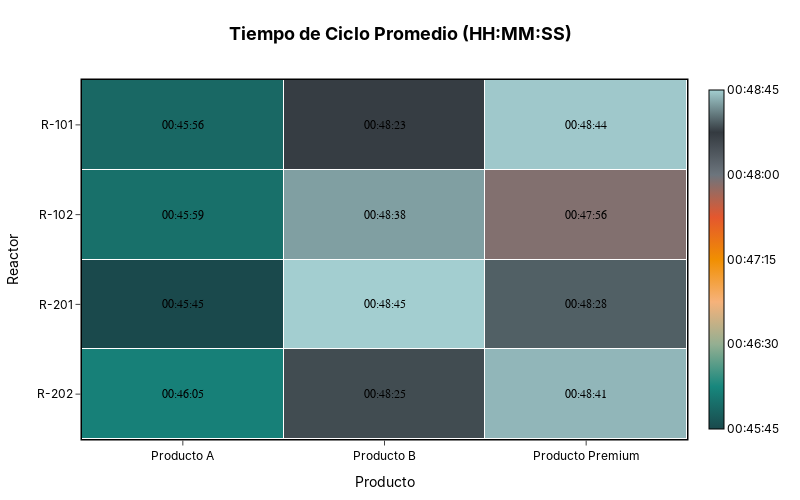

Source (notebook cell):
### Code cell
fig_time = plot_time_heatmap(
    df=df,
    x_col="Producto",
    y_col="Reactor",
    value_col="Tiempo_Ciclo_Sec",
    input_unit="seconds",  # La columna está en segundos
    title="Tiempo de Ciclo Promedio (HH:MM:SS)",
    colorscale=CORPORATE_COLORS
)
fig_time.show()
s3.save_plotly_html(fig_time, "time_heatmap.html")

### Figure 1 — Plotly figure (JSON) as saved in the notebook; plotly's stock layout.template omitted (floating-point values rounded to 4 significant figures)
{"data": [{"colorbar": {"outlinecolor": "black", "outlinewidth": 1, "thickness": 15, "tickfont": {"color": "black"}, "ticktext": ["00:45:45", "00:46:30", "00:47:15", "00:48:00", "00:48:45"], "tickvals": [2745.0, 2790.0, 2835.0, 2880.0, 2925.0], "title": {"font": {"color": "black"}, "text": ""}}, "colorscale": [[0, "#1A494C"], [0.125, "#17877D"], [0.25, "#94AF92"], [0.375, "#F6B27A"], [0.5, "#F18F01"], [0.625, "#E4572E"], [0.75, "#6C757D"], [0.875, "#343A40"], [1, "#A3CED0"]], "customdata": [["00:45:56", "00:48:23", "00:48:44"], ["00:45:59", "00:48:38", "00:47:56"], ["00:45:45", "00:48:45", "00:48:28"], ["00:46:05", "00:48:25", "00:48:41"]], "hovertemplate": "<b>Producto:</b> %{x}<br><b>Reactor:</b> %{y}<br><b>Tiempo:</b> %{customdata}<extra></extra>", "type": "heatmap", "x": ["Producto A", "Producto B", "Producto Premium"], "xgap": 1, "y": ["R-101", "R-102", "R-201", "R-202"], "ygap": 1, "z": [[2756.0, 2903.0, 2924.0], [2759.0, 2918.0, 2876.0], [2745.0, 2925.0, 2908.0], [2765.0, 2905.0, 2921.0]], "zmax": 2925.0, "zmin": 2745.0}], "layout": {"annotations": [{"font": {"color": "black", "family": "Arial", "size": 12}, "showarrow": false, "text": "00:45:56", "x": "Producto A", "y": "R-101"}, {"font": {"color": "black", "family": "Arial", "size": 12}, "showarrow": false, "text": "00:48:23", "x": "Producto B", "y": "R-101"}, {"font": {"color": "black", "family": "Arial", "size": 12}, "showarrow": false, "text": "00:48:44", "x": "Producto Premium", "y": "R-101"}, {"font": {"color": "black", "family": "Arial", "size": 12}, "showarrow": false, "text": "00:45:59", "x": "Producto A", "y": "R-102"}, {"font": {"color": "black", "family": "Arial", "size": 12}, "showarrow": false, "text": "00:48:38", "x": "Producto B", "y": "R-102"}, {"font": {"color": "black", "family": "Arial", "size": 12}, "showarrow": false, "text": "00:47:56", "x": "Producto Premium", "y": "R-102"}, {"font": {"color": "black", "family": "Arial", "size": 12}, "showarrow": false, "text": "00:45:45", "x": "Producto A", "y": "R-201"}, {"font": {"color": "black", "family": "Arial", "size": 12}, "showarrow": false, "text": "00:48:45", "x": "Producto B", "y": "R-201"}, {"font": {"color": "black", "family": "Arial", "size": 12}, "showarrow": false, "text": "00:48:28", "x": "Producto Premium", "y": "R-201"}, {"font": {"color": "black", "family": "Arial", "size": 12}, "showarrow": false, "text": "00:46:05", "x": "Producto A", "y": "R-202"}, {"font": {"color": "black", "family": "Arial", "size": 12}, "showarrow": false, "text": "00:48:25", "x": "Producto B", "y": "R-202"}, {"font": {"color": "black", "family": "Arial", "size": 12}, "showarrow": false, "text": "00:48:41", "x": "Producto Premium", "y": "R-202"}], "font": {"color": "black", "family": "Inter, Arial, sans-serif"}, "height": 500, "margin": {"b": 60, "l": 60, "r": 60, "t": 80}, "paper_bgcolor": "rgba(0,0,0,0)", "plot_bgcolor": "rgba(0,0,0,0)", "title": {"font": {"color": "black", "size": 18}, "text": "<b>Tiempo de Ciclo Promedio (HH:MM:SS)<b>", "x": 0.5}, "width": 800, "xaxis": {"gridcolor": "rgba(0,0,0,0)", "linecolor": "black", "linewidth": 1.5, "mirror": true, "showline": true, "side": "bottom", "tickfont": {"color": "black"}, "ticklen": 5, "ticks": "outside", "title": {"text": "Producto"}}, "yaxis": {"autorange": "reversed", "gridcolor": "rgba(0,0,0,0)", "linecolor": "black", "linewidth": 1.5, "mirror": true, "showline": true, "tickfont": {"color": "black"}, "ticklen": 5, "ticks": "outside", "title": {"text": "Reactor"}}}}
